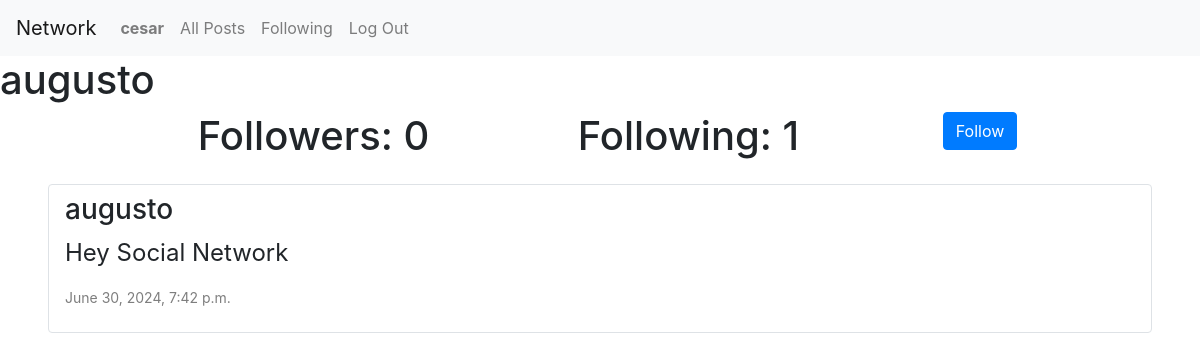
The page /profile/4 (signed in) on the database its author committed.
### network/models.py (models this page shows, shortened)
class User(AbstractUser):
    pass

class Post(models.Model):
    content = models.CharField(max_length=140)
    author = models.ForeignKey(User, on_delete=models.CASCADE, related_name="author")
    date = models.DateTimeField(auto_now_add=True)

### network/views.py (the view)
# urls.py: path("profile/<int:user_id>", views.profile_page, name="profile"),
def profile_page(request,user_id):
    author = User.objects.get(pk=user_id)
    myPosts = Post.objects.filter(author=user_id).order_by("id").reverse()
    following = Follow.objects.filter(user=author)
    followers = Follow.objects.filter(user_follow=author)
    paginator = Paginator(myPosts, 1)
    myPosts = paginator.get_page(request.GET.get('page'))
    try:
        checkFollow = followers.filter(user=User.objects.get(pk=request.user.id))
        if len(checkFollow) !=0:
            isFollow = True
        else:
            isFollow = False
    except:
        isFollow = False
    return render(request, "network/profile.html",{
        "myPosts": myPosts,
        "username": author.username,
        "following": following,
        "followers": followers,
        "isFollow": isFollow,
        "user_profile": author
    })

### network/templates/network/profile.html (shortened to what this page needs)
{% extends 'network/layout.html' %}
{% block body %}
  <h1>{{ username }}</h1>
  <div class="container">
    <div class="row justify-content-center">
      <h1 class="col-4">Followers: {{ followers.count }}</h1>
      <h1 class="col-4">Following: {{ following.count }}</h1>
      {% if user.is_authenticated %}
        {% if user != user_profile %}
          {% if isFollow %}
            <form action="{% url 'unfollow' %}" method="post">
              {% csrf_token %}
              <input type="hidden" name="userfollow" value="{{ user_profile }}" />
              <input type="submit" class="btn btn-danger" value="Unfollow" />
            </form>
          {% else %}
            <form action="{% url 'follow' %}" method="post">
              <input type="submit" class="btn btn-primary" value="Follow" />
            </form>
          {% endif %}
        {% endif %}
      {% endif %}
    </div>
  </div>
  <div class="all-posts">
    {% for post in myPosts %}
      <div class="post-card rounded my-3 mx-5 border py-2 px-3">
        <h3>{{ post.author }}</h3>
        <p>{{ post.content }}</p>
        <p>{{ post.date }}</p>
      </div>
    {% endfor %}
  </div>
{% endblock %}

### network/templates/network/layout.html (shortened to what this page needs)
{% load static %}
<!DOCTYPE html>
<html lang="en">
  <head>
    <link rel="stylesheet" href="https://stackpath.bootstrapcdn.com/bootstrap/4.4.1/css/bootstrap.min.css" />
    <link href="{% static 'network/styles.css' %}" rel="stylesheet" />
  </head>
  <body>
    <nav class="navbar navbar-expand-lg navbar-light bg-light">
      <a class="navbar-brand" href="{% url 'index' %}">Network</a>
      <div>
        <ul class="navbar-nav mr-auto">
          {% if user.is_authenticated %}
            <li class="nav-item">
              <a class="nav-link" href="{% url 'profile' user_id=user.id %}"><strong>{{ user.username }}</strong></a>
            </li>
          {% endif %}
          <li class="nav-item">
            <a class="nav-link" href="{% url 'index' %}">All Posts</a>
          </li>
          {% if user.is_authenticated %}
            <li class="nav-item">
              <a class="nav-link" href="#">Following</a>
            </li>
            <li class="nav-item">
              <a class="nav-link" href="{% url 'logout' %}">Log Out</a>
            </li>
          {% endif %}
        </ul>
      </div>
    </nav>
    <div class="body">
      {% block body %}
      {% endblock %}
    </div>
  </body>
</html>

### network/static/network/styles.css (style rules this page uses)
.all-posts p:last-child { font-size: 14px; color: rgb(126, 126, 126); }
.all-posts p { font-size: 24px; }

### rows shown on the page
User: username "cesar"
User: username "augusto"
Post: author "augusto", content "Hey Social Network", date "June 30, 2024, 7:42 p.m."

### other values the page prints
{{ followers.count }} "0"
{{ following.count }} "1"
